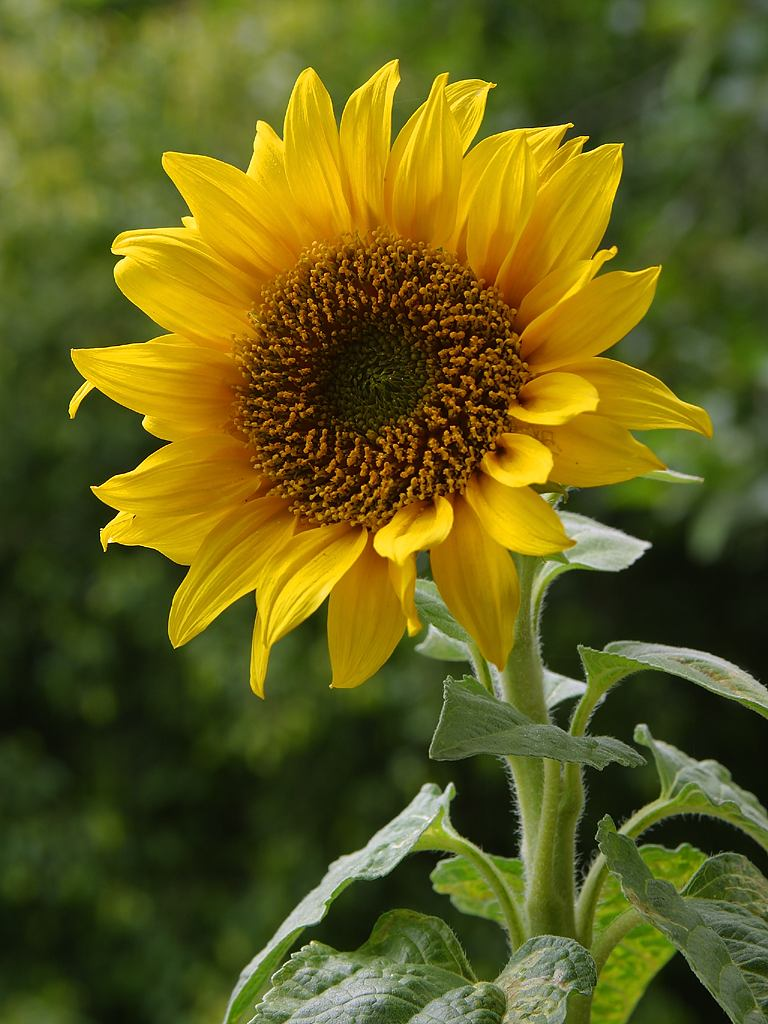
#> input picture CVND/Introduction to Computer Vision/2_Convolutional_Filters_Edge_Detection/images/sunflower.jpg, 768 x 1024 px
$ jupyter execute '4. Fourier Transform of Filters.ipynb'   (shell and % lines are left out)
#> lines starting #> are read from the running program, lines starting #| are printed output that depends on the picture
## High and Low Pass Filters

Now, you might be wondering, what makes filters high and low-pass; why is a Sobel filter high-pass and a Gaussian filter low-pass?

Well, you can actually visualize the frequencies that these filters block out by taking a look at their fourier transforms. The frequency components of any image can be displayed after doing a Fourier Transform (FT). An FT looks at the components of an image (edges that are high-frequency, and areas of smooth color as low-frequency), and plots the frequencies that occur as points in spectrum. So, let's treat our filters as small images, and display them in the frequency domain!

[cell 1]
import numpy as np
import matplotlib.pyplot as plt
import cv2


# Define gaussian, sobel, and laplacian (edge) filters

gaussian = (1/16)*np.array([[1, 2, 1],
                            [2, 4, 2],
                            [1, 2, 1]])

sobel_x = np.array([[-1, 0, 1],
                   [-2, 0, 2],
                   [-1, 0, 1]])

sobel_y = np.array([[-1,-2,-1],
                   [0, 0, 0],
                   [1, 2, 1]])

# laplacian, edge filter
laplacian = np.array([[0, 1, 0],
                    [1,-4, 1],
                    [0, 1, 0]])

filters = [gaussian, sobel_x, sobel_y, laplacian]
filter_name = ['gaussian','sobel_x', \
                'sobel_y', 'laplacian']


# perform a fast fourier transform on each filter
# and create a scaled, frequency transform image
f_filters = [np.fft.fft2(x) for x in filters]
fshift = [np.fft.fftshift(y) for y in f_filters]
frequency_tx = [np.log(np.abs(z)+1) for z in fshift]

# display 4 filters
for i in range(len(filters)):
    plt.subplot(2,2,i+1)
    plt.imshow(frequency_tx[i],cmap = 'gray')
    plt.title(filter_name[i])
    plt.xticks([])
    plt.yticks([])

plt.show()
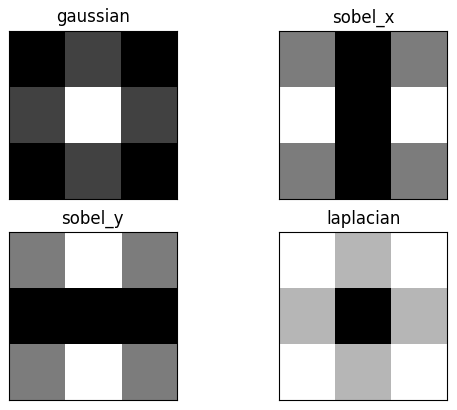
#> figure drawn by matplotlib, 4 panels

Areas of white or light gray, allow that part of the frequency spectrum through! Areas of black mean that part of the spectrum is blocked out of the image.

Recall that the low frequencies in the frequency spectrum are at the center of the frequency transform image, and high frequencies are at the edges. You should see that the Gaussian filter allows only low-pass frequencies through, which is the center of the frequency transformed image. The sobel filters block out frequencies of a certain orientation and a laplace (detects edges regardless of orientation) filter, should block out low-frequencies!

You are encouraged to load in an image, apply a filter to it using `filter2d` then visualize what the fourier transform of that image looks like before and after a filter is applied.

[cell 2]
## TODO: load in an image, and filter it using a kernel of your choice
## apply a fourier transform to the original *and* filtered images and compare them

# Read in the image
image = cv2.imread('images/sunflower.jpg')
#> image is the input picture: shape (1024, 768, 3); mean B, G, R 27.4, 94.7, 98.3

# Make a copy of the image
image_copy = np.copy(image)

# Change color to RGB (from BGR)
image_copy = cv2.cvtColor(image_copy, cv2.COLOR_BGR2RGB)

plt.imshow(image_copy)

[cell 3]
# Convert to grayscale for filtering
gray = cv2.cvtColor(image_copy, cv2.COLOR_RGB2GRAY)
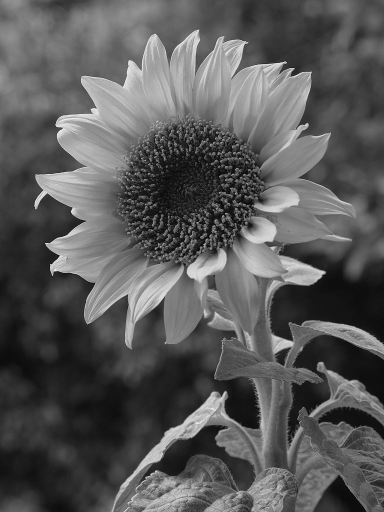
#> gray: shape (1024, 768) (shown at 1/2 size); min 1, max 253, mean 88.1

# Create a Gaussian blurred image
gray_blur = cv2.filter2D(gray, -1, gaussian) # cv2.GaussianBlur(gray, (5, 5), 0)

f, (ax1, ax2) = plt.subplots(1, 2, figsize=(20,10))

ax1.set_title('original gray')
ax1.imshow(gray, cmap='gray')

ax2.set_title('blurred image')
ax2.imshow(gray_blur, cmap='gray')
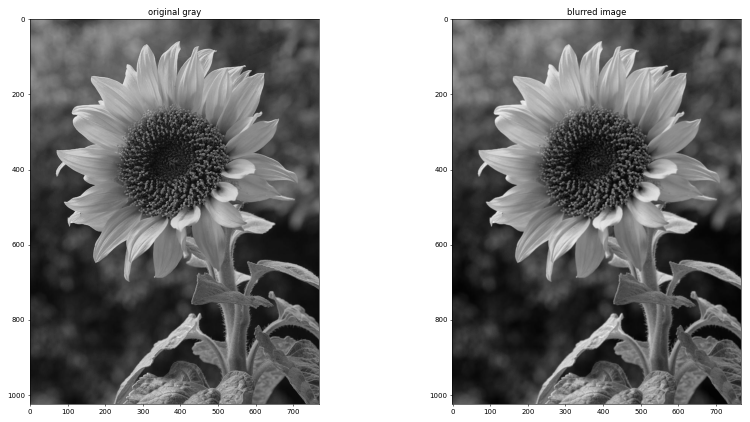
#> figure drawn by matplotlib, 2 panels

[cell 4]
# Filter the orginal and blurred grayscale images using filter2D
def apply_filter(f):
    filtered = cv2.filter2D(gray, -1, f)
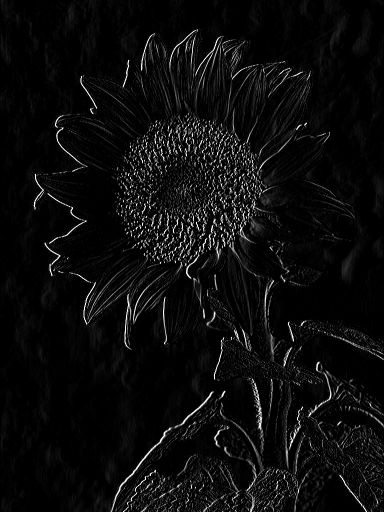
#> filtered: shape (1024, 768) (shown at 1/2 size); min 0, max 255, mean 12.1

    filtered_blurred = cv2.filter2D(gray_blur, -1, f)
    f, (ax1, ax2) = plt.subplots(1, 2, figsize=(20,10))

    ax1.set_title('original gray')
    ax1.imshow(filtered, cmap='gray')

    ax2.set_title('blurred image')
    ax2.imshow(filtered_blurred, cmap='gray')

[cell 5]
apply_filter(sobel_x)

[cell 6]
apply_filter(sobel_y)
#> in apply_filter (call 2), `filtered = cv2.filter2D(gray, -1, f)`:
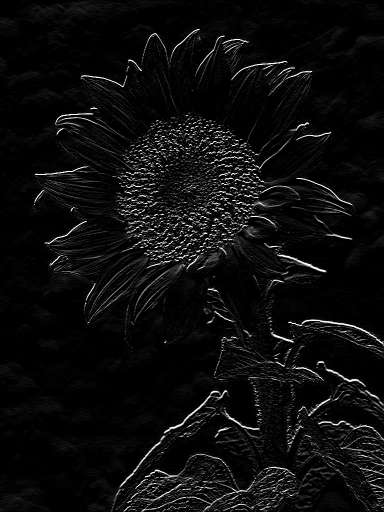
#> filtered: shape (1024, 768) (shown at 1/2 size); min 0, max 255, mean 12.5

[cell 7]
apply_filter(laplacian)
#> in apply_filter (call 3), `filtered = cv2.filter2D(gray, -1, f)`:
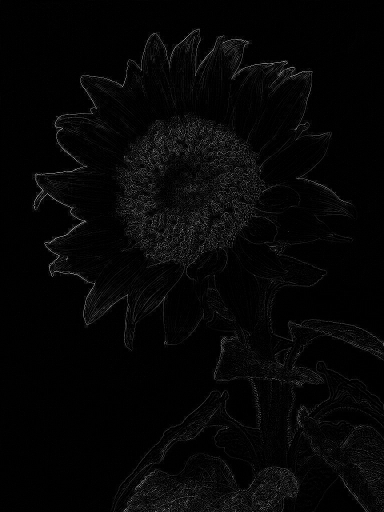
#> filtered: shape (1024, 768) (shown at 1/2 size); min 0, max 255, mean 5.5
#> in apply_filter (call 3), `filtered_blurred = cv2.filter2D(gray_blur, -1, f)`:
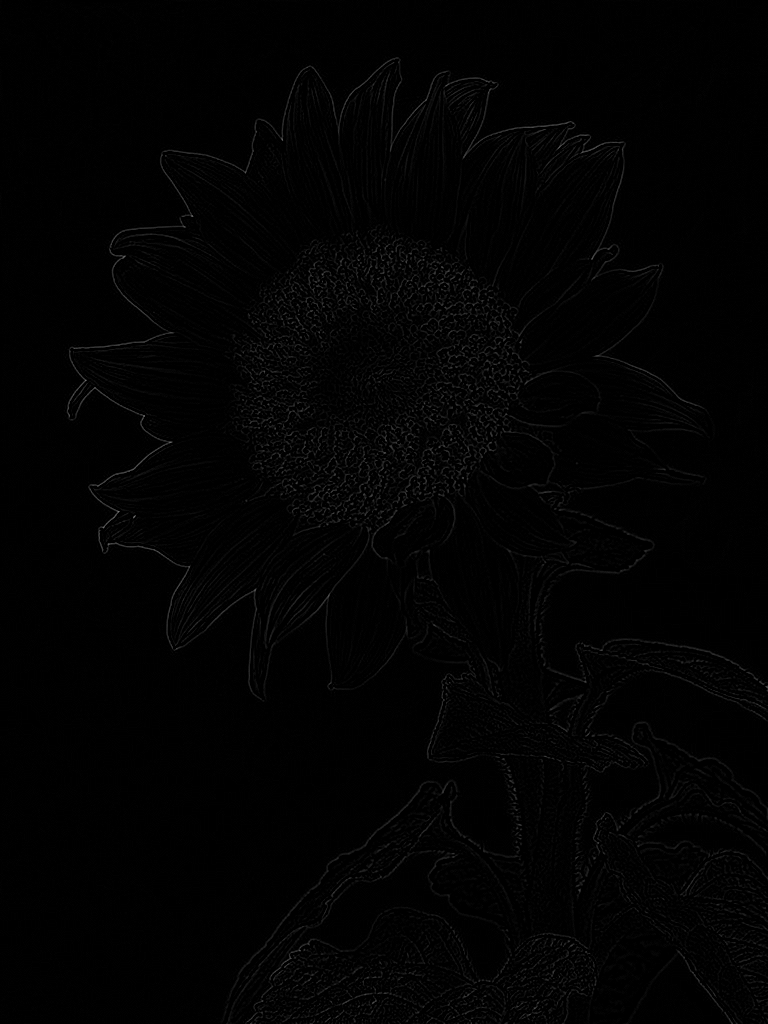
#> filtered_blurred: shape (1024, 768); min 0, max 121, mean 2.3

$ run again, with CVND/Introduction to Computer Vision/2_Convolutional_Filters_Edge_Detection/images/birds.jpg copied over CVND/Introduction to Computer Vision/2_Convolutional_Filters_Edge_Detection/images/sunflower.jpg
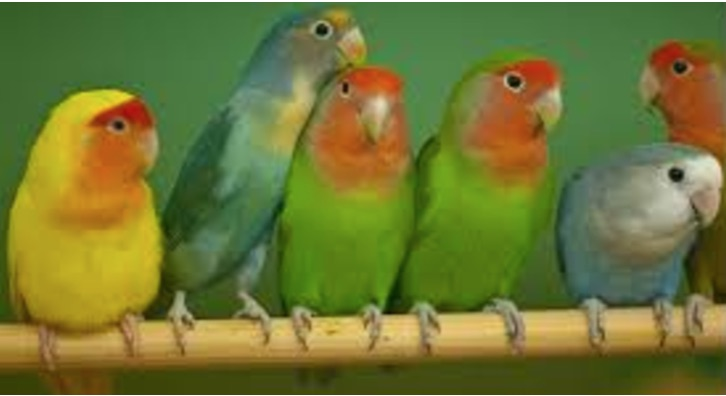
#> input picture CVND/Introduction to Computer Vision/2_Convolutional_Filters_Edge_Detection/images/birds.jpg, 726 x 396 px
#> image is the input picture: shape (396, 726, 3); mean B, G, R 52.2, 118.2, 111.1
#> `gray = cv2.cvtColor(image_copy, cv2.COLOR_RGB2GRAY)`:
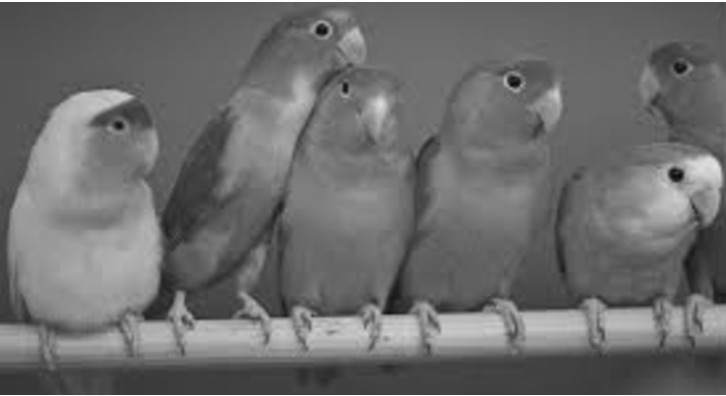
#> gray: shape (396, 726); min 8, max 255, mean 108.6
#> in apply_filter (call 3), `filtered = cv2.filter2D(gray, -1, f)`:
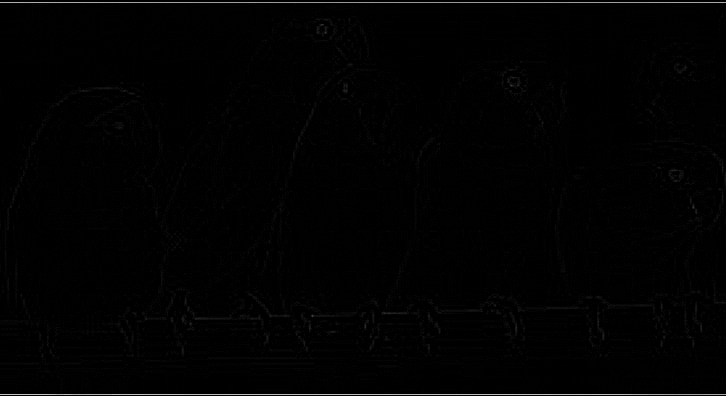
#> filtered: shape (396, 726); min 0, max 198, mean 1.9

$ run again, with CVND/Introduction to Computer Vision/2_Convolutional_Filters_Edge_Detection/images/brain_MR.jpg copied over CVND/Introduction to Computer Vision/2_Convolutional_Filters_Edge_Detection/images/sunflower.jpg
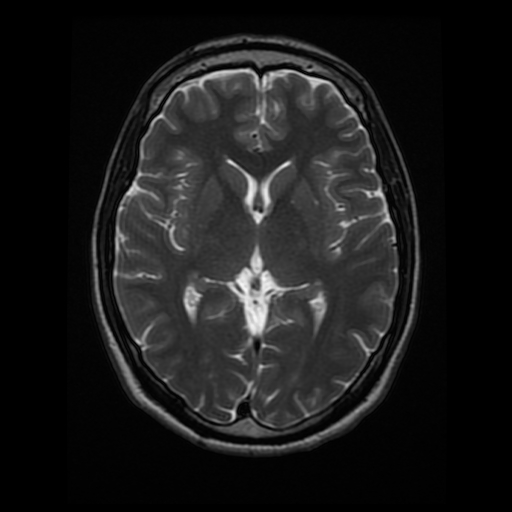
#> input picture CVND/Introduction to Computer Vision/2_Convolutional_Filters_Edge_Detection/images/brain_MR.jpg, 512 x 512 px
#> image is the input picture: shape (512, 512, 3); min 0, max 247, mean 26.9
#> `[cell 5] apply_filter(sobel_x)`:
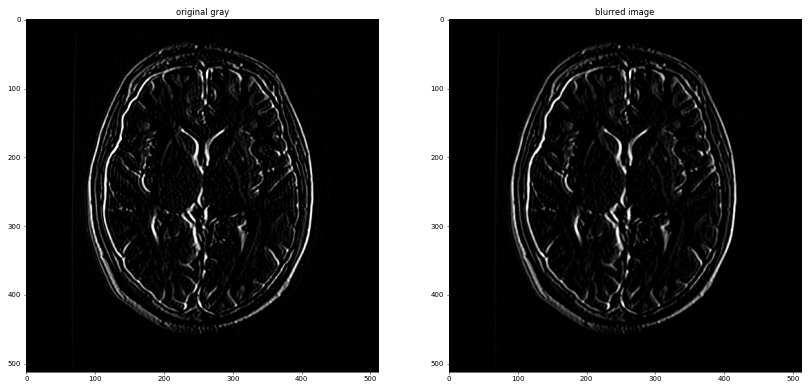
#> figure drawn by matplotlib, 2 panels
#> in apply_filter (call 3), `filtered = cv2.filter2D(gray, -1, f)`:
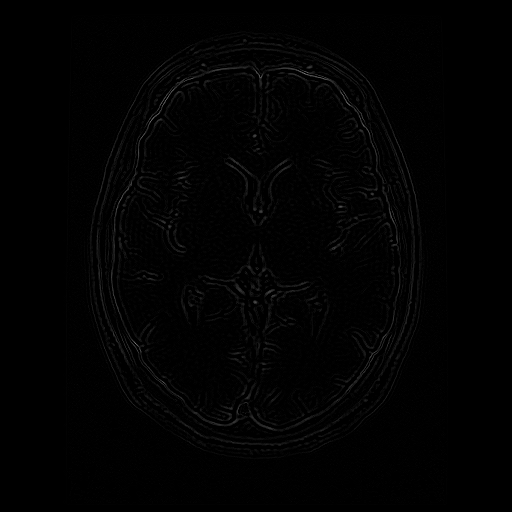
#> filtered: shape (512, 512); min 0, max 120, mean 2
